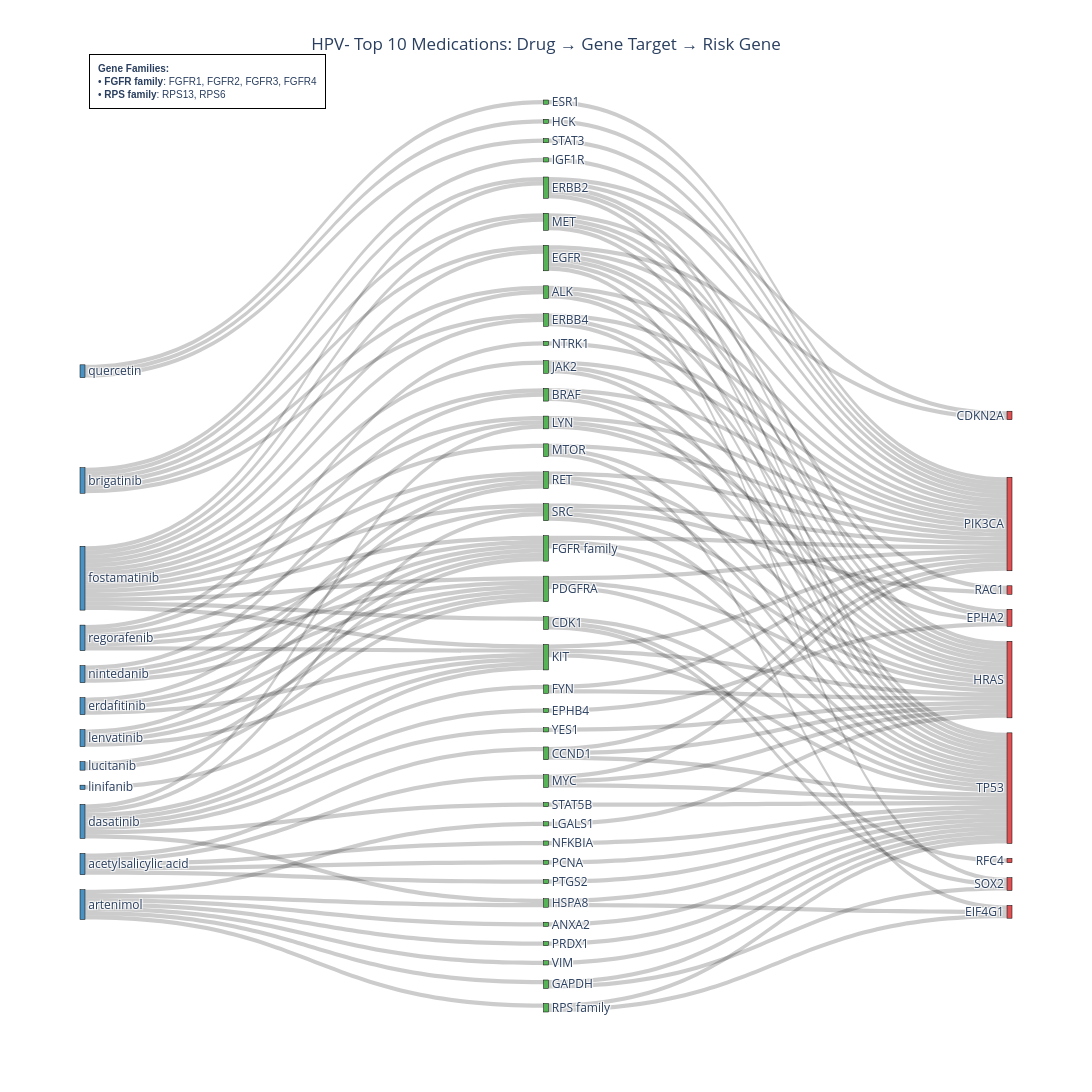
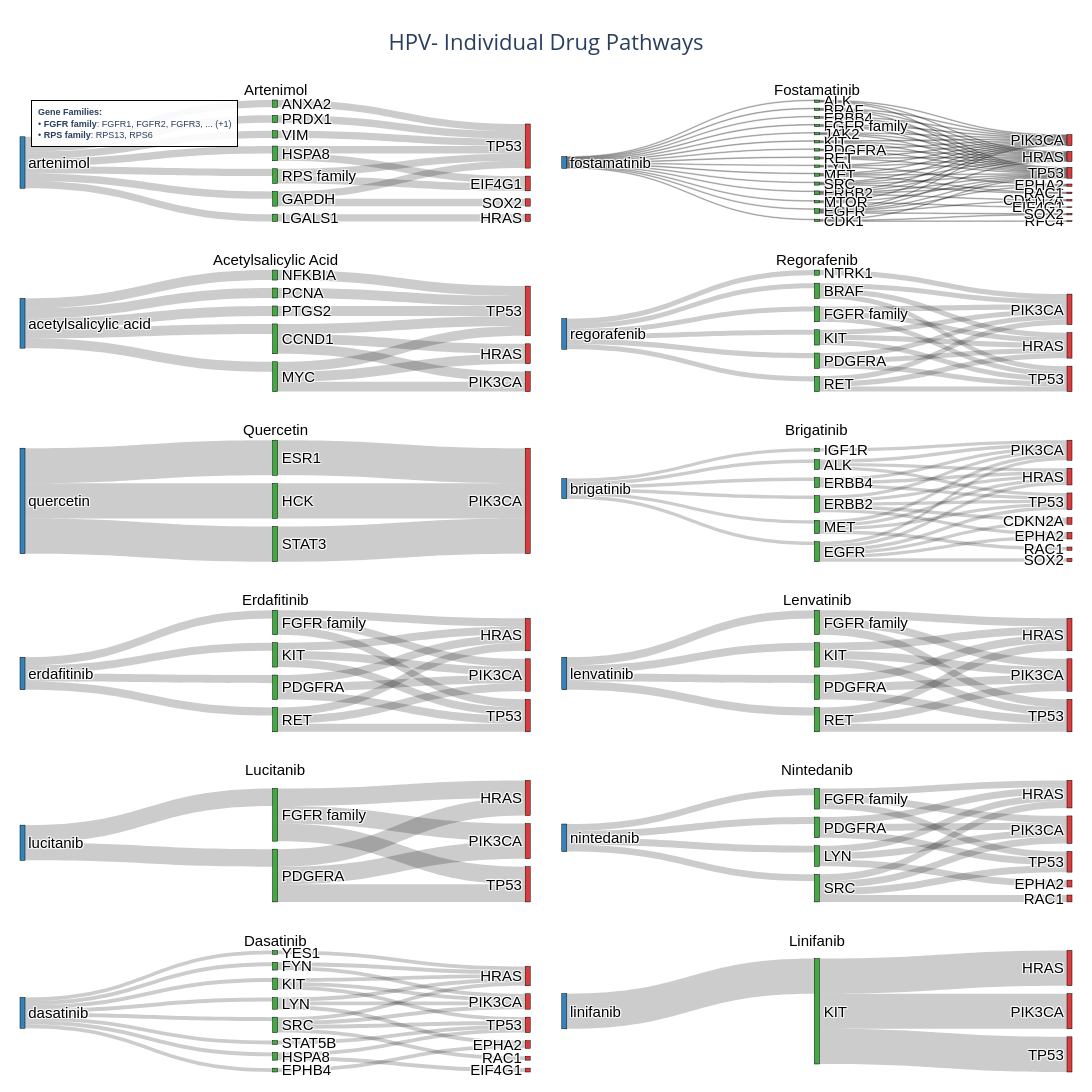

The notebook cell saved with these charts, in order:
### Markdown cell above
### HPV- Top 10 with Required Drugs

### Code cell
# HPV- cohort: Top 10 drugs, ensure artenimol and fostamatinib are included
results_hpv_neg = create_sankey_diagrams(
    cohort='HPV-',
    top_n=10,
    required_drugs=['artenimol', 'fostamatinib', 'acetylsalicylic acid', 'regorafenib', 'quercetin','brigatinib', 'erdafitinib', 'lenvatinib', 'lucitanib', 'nintedanib', 'dasatinib', 'linifanib'],
    show_combined=True,
    show_individual=True,
    article_threshold=0
)

### Figure 1 — Plotly figure (JSON) as saved in the notebook; plotly's stock layout.template omitted (floating-point values rounded to 4 significant figures; data arrays with more than 128 entries replaced by an {"elided": "..."} marker saying what was removed)
{"data": [{"link": {"color": "rgba(0, 0, 0, 0.2)", "source": {"elided": "146 int values"}, "target": {"elided": "146 int values"}, "value": {"elided": "146 int values"}}, "node": {"color": ["rgba(44, 160, 44, 0.8)", "rgba(44, 160, 44, 0.8)", "rgba(44, 160, 44, 0.8)", "rgba(44, 160, 44, 0.8)", "rgba(44, 160, 44, 0.8)", "rgba(214, 39, 40, 0.8)", "rgba(44, 160, 44, 0.8)", "rgba(214, 39, 40, 0.8)", "rgba(214, 39, 40, 0.8)", "rgba(44, 160, 44, 0.8)", "rgba(44, 160, 44, 0.8)", "rgba(44, 160, 44, 0.8)", "rgba(44, 160, 44, 0.8)", "rgba(44, 160, 44, 0.8)", "rgba(44, 160, 44, 0.8)", "rgba(44, 160, 44, 0.8)", "rgba(44, 160, 44, 0.8)", "rgba(214, 39, 40, 0.8)", "rgba(44, 160, 44, 0.8)", "rgba(44, 160, 44, 0.8)", "rgba(44, 160, 44, 0.8)", "rgba(44, 160, 44, 0.8)", "rgba(44, 160, 44, 0.8)", "rgba(44, 160, 44, 0.8)", "rgba(44, 160, 44, 0.8)", "rgba(44, 160, 44, 0.8)", "rgba(44, 160, 44, 0.8)", "rgba(44, 160, 44, 0.8)", "rgba(44, 160, 44, 0.8)", "rgba(44, 160, 44, 0.8)", "rgba(44, 160, 44, 0.8)", "rgba(214, 39, 40, 0.8)", "rgba(44, 160, 44, 0.8)", "rgba(44, 160, 44, 0.8)", "rgba(214, 39, 40, 0.8)", "rgba(44, 160, 44, 0.8)", "rgba(214, 39, 40, 0.8)", "rgba(44, 160, 44, 0.8)", "rgba(214, 39, 40, 0.8)", "rgba(44, 160, 44, 0.8)", "rgba(44, 160, 44, 0.8)", "rgba(44, 160, 44, 0.8)", "rgba(214, 39, 40, 0.8)", "rgba(44, 160, 44, 0.8)", "rgba(44, 160, 44, 0.8)", "rgba(31, 119, 180, 0.8)", "rgba(31, 119, 180, 0.8)", "rgba(31, 119, 180, 0.8)", "rgba(31, 119, 180, 0.8)", "rgba(31, 119, 180, 0.8)", "rgba(31, 119, 180, 0.8)", "rgba(31, 119, 180, 0.8)", "rgba(31, 119, 180, 0.8)", "rgba(31, 119, 180, 0.8)", "rgba(31, 119, 180, 0.8)", "rgba(31, 119, 180, 0.8)", "rgba(31, 119, 180, 0.8)"], "label": ["ALK", "ANXA2", "BRAF", "CCND1", "CDK1", "CDKN2A", "EGFR", "EIF4G1", "EPHA2", "EPHB4", "ERBB2", "ERBB4", "ESR1", "FGFR family", "FYN", "GAPDH", "HCK", "HRAS", "HSPA8", "IGF1R", "JAK2", "KIT", "LGALS1", "LYN", "MET", "MTOR", "MYC", "NFKBIA", "NTRK1", "PCNA", "PDGFRA", "PIK3CA", "PRDX1", "PTGS2", "RAC1", "RET", "RFC4", "RPS family", "SOX2", "SRC", "STAT3", "STAT5B", "TP53", "VIM", "YES1", "acetylsalicylic acid", "artenimol", "brigatinib", "dasatinib", "erdafitinib", "fostamatinib", "lenvatinib", "linifanib", "lucitanib", "nintedanib", "quercetin", "regorafenib"], "line": {"color": "black", "width": 0.5}, "pad": 15, "thickness": 5, "x": [0.5, 0.5, 0.5, 0.5, 0.5, 0.999, 0.5, 0.999, 0.999, 0.5, 0.5, 0.5, 0.5, 0.5, 0.5, 0.5, 0.5, 0.999, 0.5, 0.5, 0.5, 0.5, 0.5, 0.5, 0.5, 0.5, 0.5, 0.5, 0.5, 0.5, 0.5, 0.999, 0.5, 0.5, 0.999, 0.5, 0.999, 0.5, 0.999, 0.5, 0.5, 0.5, 0.999, 0.5, 0.5, 0.001, 0.001, 0.001, 0.001, 0.001, 0.001, 0.001, 0.001, 0.001, 0.001, 0.001, 0.001]}, "type": "sankey"}], "layout": {"annotations": [{"align": "left", "bgcolor": "rgba(255, 255, 255, 0.9)", "bordercolor": "black", "borderpad": 8, "borderwidth": 1, "font": {"family": "Arial", "size": 10}, "showarrow": false, "text": "<b>Gene Families:</b><br>• <b>FGFR family</b>: FGFR1, FGFR2, FGFR3, FGFR4<br>• <b>RPS family</b>: RPS13, RPS6", "x": 0.01, "xanchor": "left", "xref": "paper", "y": 1.05, "yanchor": "top", "yref": "paper"}], "font": {"size": 12}, "height": 1400, "title": {"text": "HPV- Top 10 Medications: Drug → Gene Target → Risk Gene", "x": 0.5, "xanchor": "center"}, "width": 2400}}

### Figure 2 — Plotly figure (JSON) as saved in the notebook; plotly's stock layout.template omitted (floating-point values rounded to 4 significant figures)
{"data": [{"arrangement": "snap", "domain": {"x": [0, 0.485], "y": [0.875, 1]}, "link": {"color": "rgba(0, 0, 0, 0.2)", "source": [0, 0, 0, 0, 0, 0, 0, 3, 3, 6, 6, 2, 2, 7, 4, 5, 1], "target": [3, 6, 2, 7, 4, 5, 1, 11, 8, 11, 8, 11, 10, 11, 9, 11, 11], "value": [1, 1, 1, 1, 1, 1, 1, 1, 1, 1, 1, 1, 1, 1, 1, 1, 1]}, "node": {"color": ["rgba(31, 119, 180, 0.9)", "rgba(44, 160, 44, 0.9)", "rgba(44, 160, 44, 0.9)", "rgba(44, 160, 44, 0.9)", "rgba(44, 160, 44, 0.9)", "rgba(44, 160, 44, 0.9)", "rgba(44, 160, 44, 0.9)", "rgba(44, 160, 44, 0.9)", "rgba(214, 39, 40, 0.9)", "rgba(214, 39, 40, 0.9)", "rgba(214, 39, 40, 0.9)", "rgba(214, 39, 40, 0.9)"], "label": ["artenimol", "ANXA2", "GAPDH", "HSPA8", "LGALS1", "PRDX1", "RPS family", "VIM", "EIF4G1", "HRAS", "SOX2", "TP53"], "line": {"color": "black", "width": 0.5}, "pad": 8, "thickness": 5}, "textfont": {"color": "black", "family": "Arial", "size": 15}, "type": "sankey", "valueformat": ".0f"}, {"arrangement": "snap", "domain": {"x": [0.515, 1], "y": [0.875, 1]}, "link": {"color": "rgba(0, 0, 0, 0.2)", "source": [0, 0, 0, 0, 0, 0, 0, 0, 0, 0, 0, 0, 0, 0, 0, 6, 5, 5, 11, 1, 4, 4, 7, 9, 14, 13, 10, 15, 2, 2, 9, 14, 13, 1, 1, 3, 3, 3, 13, 10, 10, 2, 7, 7, 5, 5, 5, 11, 11, 11, 14, 6, 6, 15, 15, 15, 9, 8, 8, 8, 12, 12, 12, 4, 4, 4, 4], "target": [1, 3, 13, 10, 2, 7, 5, 11, 14, 6, 15, 9, 8, 12, 4, 20, 16, 20, 20, 20, 16, 20, 20, 20, 20, 20, 20, 20, 24, 20, 24, 24, 24, 24, 19, 24, 23, 22, 19, 19, 18, 19, 24, 19, 24, 19, 18, 21, 24, 19, 19, 24, 19, 21, 24, 19, 19, 24, 19, 20, 24, 17, 20, 24, 19, 23, 18], "value": [1, 1, 1, 1, 1, 1, 1, 1, 1, 1, 1, 1, 1, 1, 1, 1, 1, 1, 1, 1, 1, 1, 1, 1, 1, 1, 1, 1, 1, 1, 1, 1, 1, 1, 1, 1, 1, 1, 1, 1, 1, 1, 1, 1, 1, 1, 1, 1, 1, 1, 1, 1, 1, 1, 1, 1, 1, 1, 1, 1, 1, 1, 1, 1, 1, 1, 1]}, "node": {"color": ["rgba(31, 119, 180, 0.9)", "rgba(44, 160, 44, 0.9)", "rgba(44, 160, 44, 0.9)", "rgba(44, 160, 44, 0.9)", "rgba(44, 160, 44, 0.9)", "rgba(44, 160, 44, 0.9)", "rgba(44, 160, 44, 0.9)", "rgba(44, 160, 44, 0.9)", "rgba(44, 160, 44, 0.9)", "rgba(44, 160, 44, 0.9)", "rgba(44, 160, 44, 0.9)", "rgba(44, 160, 44, 0.9)", "rgba(44, 160, 44, 0.9)", "rgba(44, 160, 44, 0.9)", "rgba(44, 160, 44, 0.9)", "rgba(44, 160, 44, 0.9)", "rgba(214, 39, 40, 0.9)", "rgba(214, 39, 40, 0.9)", "rgba(214, 39, 40, 0.9)", "rgba(214, 39, 40, 0.9)", "rgba(214, 39, 40, 0.9)", "rgba(214, 39, 40, 0.9)", "rgba(214, 39, 40, 0.9)", "rgba(214, 39, 40, 0.9)", "rgba(214, 39, 40, 0.9)"], "label": ["fostamatinib", "ALK", "BRAF", "CDK1", "EGFR", "ERBB2", "ERBB4", "FGFR family", "JAK2", "KIT", "LYN", "MET", "MTOR", "PDGFRA", "RET", "SRC", "CDKN2A", "EIF4G1", "EPHA2", "HRAS", "PIK3CA", "RAC1", "RFC4", "SOX2", "TP53"], "line": {"color": "black", "width": 0.5}, "pad": 8, "thickness": 5}, "textfont": {"color": "black", "family": "Arial", "size": 15}, "type": "sankey", "valueformat": ".0f"}, {"arrangement": "snap", "domain": {"x": [0, 0.485], "y": [0.7, 0.825]}, "link": {"color": "rgba(0, 0, 0, 0.2)", "source": [0, 0, 0, 0, 0, 4, 1, 1, 1, 5, 2, 2, 2, 3], "target": [4, 1, 5, 2, 3, 8, 8, 6, 7, 8, 8, 6, 7, 8], "value": [1, 1, 1, 1, 1, 1, 1, 1, 1, 1, 1, 1, 1, 1]}, "node": {"color": ["rgba(31, 119, 180, 0.9)", "rgba(44, 160, 44, 0.9)", "rgba(44, 160, 44, 0.9)", "rgba(44, 160, 44, 0.9)", "rgba(44, 160, 44, 0.9)", "rgba(44, 160, 44, 0.9)", "rgba(214, 39, 40, 0.9)", "rgba(214, 39, 40, 0.9)", "rgba(214, 39, 40, 0.9)"], "label": ["acetylsalicylic acid", "CCND1", "MYC", "NFKBIA", "PCNA", "PTGS2", "HRAS", "PIK3CA", "TP53"], "line": {"color": "black", "width": 0.5}, "pad": 8, "thickness": 5}, "textfont": {"color": "black", "family": "Arial", "size": 15}, "type": "sankey", "valueformat": ".0f"}, {"arrangement": "snap", "domain": {"x": [0.515, 1], "y": [0.7, 0.825]}, "link": {"color": "rgba(0, 0, 0, 0.2)", "source": [0, 0, 0, 0, 0, 0, 2, 3, 6, 5, 4, 1, 1, 3, 6, 5, 5, 1, 2, 2, 6, 3], "target": [4, 1, 2, 3, 6, 5, 8, 8, 8, 8, 8, 9, 8, 9, 9, 9, 7, 7, 9, 7, 7, 7], "value": [1, 1, 1, 1, 1, 1, 1, 1, 1, 1, 1, 1, 1, 1, 1, 1, 1, 1, 1, 1, 1, 1]}, "node": {"color": ["rgba(31, 119, 180, 0.9)", "rgba(44, 160, 44, 0.9)", "rgba(44, 160, 44, 0.9)", "rgba(44, 160, 44, 0.9)", "rgba(44, 160, 44, 0.9)", "rgba(44, 160, 44, 0.9)", "rgba(44, 160, 44, 0.9)", "rgba(214, 39, 40, 0.9)", "rgba(214, 39, 40, 0.9)", "rgba(214, 39, 40, 0.9)"], "label": ["regorafenib", "BRAF", "FGFR family", "KIT", "NTRK1", "PDGFRA", "RET", "HRAS", "PIK3CA", "TP53"], "line": {"color": "black", "width": 0.5}, "pad": 8, "thickness": 5}, "textfont": {"color": "black", "family": "Arial", "size": 15}, "type": "sankey", "valueformat": ".0f"}, {"arrangement": "snap", "domain": {"x": [0, 0.485], "y": [0.525, 0.65]}, "link": {"color": "rgba(0, 0, 0, 0.2)", "source": [0, 0, 0, 2, 3, 1], "target": [2, 3, 1, 4, 4, 4], "value": [1, 1, 1, 1, 1, 1]}, "node": {"color": ["rgba(31, 119, 180, 0.9)", "rgba(44, 160, 44, 0.9)", "rgba(44, 160, 44, 0.9)", "rgba(44, 160, 44, 0.9)", "rgba(214, 39, 40, 0.9)"], "label": ["quercetin", "ESR1", "HCK", "STAT3", "PIK3CA"], "line": {"color": "black", "width": 0.5}, "pad": 8, "thickness": 5}, "textfont": {"color": "black", "family": "Arial", "size": 15}, "type": "sankey", "valueformat": ".0f"}, {"arrangement": "snap", "domain": {"x": [0.515, 1], "y": [0.525, 0.65]}, "link": {"color": "rgba(0, 0, 0, 0.2)", "source": [0, 0, 0, 0, 0, 0, 4, 3, 3, 6, 1, 5, 2, 2, 1, 1, 3, 3, 3, 6, 6, 6, 4, 4, 2, 2, 2, 2], "target": [4, 3, 6, 1, 5, 2, 10, 7, 10, 10, 10, 10, 7, 10, 13, 9, 13, 9, 8, 11, 13, 9, 13, 9, 13, 9, 12, 8], "value": [1, 1, 1, 1, 1, 1, 1, 1, 1, 1, 1, 1, 1, 1, 1, 1, 1, 1, 1, 1, 1, 1, 1, 1, 1, 1, 1, 1]}, "node": {"color": ["rgba(31, 119, 180, 0.9)", "rgba(44, 160, 44, 0.9)", "rgba(44, 160, 44, 0.9)", "rgba(44, 160, 44, 0.9)", "rgba(44, 160, 44, 0.9)", "rgba(44, 160, 44, 0.9)", "rgba(44, 160, 44, 0.9)", "rgba(214, 39, 40, 0.9)", "rgba(214, 39, 40, 0.9)", "rgba(214, 39, 40, 0.9)", "rgba(214, 39, 40, 0.9)", "rgba(214, 39, 40, 0.9)", "rgba(214, 39, 40, 0.9)", "rgba(214, 39, 40, 0.9)"], "label": ["brigatinib", "ALK", "EGFR", "ERBB2", "ERBB4", "IGF1R", "MET", "CDKN2A", "EPHA2", "HRAS", "PIK3CA", "RAC1", "SOX2", "TP53"], "line": {"color": "black", "width": 0.5}, "pad": 8, "thickness": 5}, "textfont": {"color": "black", "family": "Arial", "size": 15}, "type": "sankey", "valueformat": ".0f"}, {"arrangement": "snap", "domain": {"x": [0, 0.485], "y": [0.35, 0.475]}, "link": {"color": "rgba(0, 0, 0, 0.2)", "source": [0, 0, 0, 0, 1, 2, 4, 3, 2, 4, 3, 3, 1, 1, 4, 2], "target": [1, 2, 4, 3, 6, 6, 6, 6, 7, 7, 7, 5, 7, 5, 5, 5], "value": [1, 1, 1, 1, 1, 1, 1, 1, 1, 1, 1, 1, 1, 1, 1, 1]}, "node": {"color": ["rgba(31, 119, 180, 0.9)", "rgba(44, 160, 44, 0.9)", "rgba(44, 160, 44, 0.9)", "rgba(44, 160, 44, 0.9)", "rgba(44, 160, 44, 0.9)", "rgba(214, 39, 40, 0.9)", "rgba(214, 39, 40, 0.9)", "rgba(214, 39, 40, 0.9)"], "label": ["erdafitinib", "FGFR family", "KIT", "PDGFRA", "RET", "HRAS", "PIK3CA", "TP53"], "line": {"color": "black", "width": 0.5}, "pad": 8, "thickness": 5}, "textfont": {"color": "black", "family": "Arial", "size": 15}, "type": "sankey", "valueformat": ".0f"}, {"arrangement": "snap", "domain": {"x": [0.515, 1], "y": [0.35, 0.475]}, "link": {"color": "rgba(0, 0, 0, 0.2)", "source": [0, 0, 0, 0, 1, 2, 4, 3, 2, 4, 3, 3, 1, 1, 4, 2], "target": [1, 2, 4, 3, 6, 6, 6, 6, 7, 7, 7, 5, 7, 5, 5, 5], "value": [1, 1, 1, 1, 1, 1, 1, 1, 1, 1, 1, 1, 1, 1, 1, 1]}, "node": {"color": ["rgba(31, 119, 180, 0.9)", "rgba(44, 160, 44, 0.9)", "rgba(44, 160, 44, 0.9)", "rgba(44, 160, 44, 0.9)", "rgba(44, 160, 44, 0.9)", "rgba(214, 39, 40, 0.9)", "rgba(214, 39, 40, 0.9)", "rgba(214, 39, 40, 0.9)"], "label": ["lenvatinib", "FGFR family", "KIT", "PDGFRA", "RET", "HRAS", "PIK3CA", "TP53"], "line": {"color": "black", "width": 0.5}, "pad": 8, "thickness": 5}, "textfont": {"color": "black", "family": "Arial", "size": 15}, "type": "sankey", "valueformat": ".0f"}, {"arrangement": "snap", "domain": {"x": [0, 0.485], "y": [0.175, 0.3]}, "link": {"color": "rgba(0, 0, 0, 0.2)", "source": [0, 0, 1, 2, 2, 2, 1, 1], "target": [1, 2, 4, 4, 5, 3, 5, 3], "value": [1, 1, 1, 1, 1, 1, 1, 1]}, "node": {"color": ["rgba(31, 119, 180, 0.9)", "rgba(44, 160, 44, 0.9)", "rgba(44, 160, 44, 0.9)", "rgba(214, 39, 40, 0.9)", "rgba(214, 39, 40, 0.9)", "rgba(214, 39, 40, 0.9)"], "label": ["lucitanib", "FGFR family", "PDGFRA", "HRAS", "PIK3CA", "TP53"], "line": {"color": "black", "width": 0.5}, "pad": 8, "thickness": 5}, "textfont": {"color": "black", "family": "Arial", "size": 15}, "type": "sankey", "valueformat": ".0f"}, {"arrangement": "snap", "domain": {"x": [0.515, 1], "y": [0.175, 0.3]}, "link": {"color": "rgba(0, 0, 0, 0.2)", "source": [0, 0, 0, 0, 1, 3, 2, 4, 3, 3, 2, 2, 1, 1, 4, 4, 4], "target": [2, 1, 4, 3, 7, 7, 7, 7, 9, 6, 6, 5, 9, 6, 8, 9, 6], "value": [1, 1, 1, 1, 1, 1, 1, 1, 1, 1, 1, 1, 1, 1, 1, 1, 1]}, "node": {"color": ["rgba(31, 119, 180, 0.9)", "rgba(44, 160, 44, 0.9)", "rgba(44, 160, 44, 0.9)", "rgba(44, 160, 44, 0.9)", "rgba(44, 160, 44, 0.9)", "rgba(214, 39, 40, 0.9)", "rgba(214, 39, 40, 0.9)", "rgba(214, 39, 40, 0.9)", "rgba(214, 39, 40, 0.9)", "rgba(214, 39, 40, 0.9)"], "label": ["nintedanib", "FGFR family", "LYN", "PDGFRA", "SRC", "EPHA2", "HRAS", "PIK3CA", "RAC1", "TP53"], "line": {"color": "black", "width": 0.5}, "pad": 8, "thickness": 5}, "textfont": {"color": "black", "family": "Arial", "size": 15}, "type": "sankey", "valueformat": ".0f"}, {"arrangement": "snap", "domain": {"x": [0, 0.485], "y": [0, 0.125]}, "link": {"color": "rgba(0, 0, 0, 0.2)", "source": [0, 0, 0, 0, 0, 0, 0, 0, 4, 5, 6, 4, 1, 5, 5, 2, 2, 8, 6, 6, 6, 4, 3, 7, 3], "target": [3, 7, 5, 8, 1, 2, 6, 4, 12, 12, 12, 14, 10, 11, 10, 11, 12, 11, 13, 14, 11, 11, 14, 14, 9], "value": [1, 1, 1, 1, 1, 1, 1, 1, 1, 1, 1, 1, 1, 1, 1, 1, 1, 1, 1, 1, 1, 1, 1, 1, 1]}, "node": {"color": ["rgba(31, 119, 180, 0.9)", "rgba(44, 160, 44, 0.9)", "rgba(44, 160, 44, 0.9)", "rgba(44, 160, 44, 0.9)", "rgba(44, 160, 44, 0.9)", "rgba(44, 160, 44, 0.9)", "rgba(44, 160, 44, 0.9)", "rgba(44, 160, 44, 0.9)", "rgba(44, 160, 44, 0.9)", "rgba(214, 39, 40, 0.9)", "rgba(214, 39, 40, 0.9)", "rgba(214, 39, 40, 0.9)", "rgba(214, 39, 40, 0.9)", "rgba(214, 39, 40, 0.9)", "rgba(214, 39, 40, 0.9)"], "label": ["dasatinib", "EPHB4", "FYN", "HSPA8", "KIT", "LYN", "SRC", "STAT5B", "YES1", "EIF4G1", "EPHA2", "HRAS", "PIK3CA", "RAC1", "TP53"], "line": {"color": "black", "width": 0.5}, "pad": 8, "thickness": 5}, "textfont": {"color": "black", "family": "Arial", "size": 15}, "type": "sankey", "valueformat": ".0f"}, {"arrangement": "snap", "domain": {"x": [0.515, 1], "y": [0, 0.125]}, "link": {"color": "rgba(0, 0, 0, 0.2)", "source": [0, 1, 1, 1], "target": [1, 3, 4, 2], "value": [1, 1, 1, 1]}, "node": {"color": ["rgba(31, 119, 180, 0.9)", "rgba(44, 160, 44, 0.9)", "rgba(214, 39, 40, 0.9)", "rgba(214, 39, 40, 0.9)", "rgba(214, 39, 40, 0.9)"], "label": ["linifanib", "KIT", "HRAS", "PIK3CA", "TP53"], "line": {"color": "black", "width": 0.5}, "pad": 8, "thickness": 5}, "textfont": {"color": "black", "family": "Arial", "size": 15}, "type": "sankey", "valueformat": ".0f"}], "layout": {"annotations": [{"font": {"color": "black", "family": "Arial", "size": 15}, "showarrow": false, "text": "Artenimol", "x": 0.2425, "xanchor": "center", "xref": "paper", "y": 1, "yanchor": "bottom", "yref": "paper"}, {"font": {"color": "black", "family": "Arial", "size": 15}, "showarrow": false, "text": "Fostamatinib", "x": 0.7575, "xanchor": "center", "xref": "paper", "y": 1, "yanchor": "bottom", "yref": "paper"}, {"font": {"color": "black", "family": "Arial", "size": 15}, "showarrow": false, "text": "Acetylsalicylic Acid", "x": 0.2425, "xanchor": "center", "xref": "paper", "y": 0.825, "yanchor": "bottom", "yref": "paper"}, {"font": {"color": "black", "family": "Arial", "size": 15}, "showarrow": false, "text": "Regorafenib", "x": 0.7575, "xanchor": "center", "xref": "paper", "y": 0.825, "yanchor": "bottom", "yref": "paper"}, {"font": {"color": "black", "family": "Arial", "size": 15}, "showarrow": false, "text": "Quercetin", "x": 0.2425, "xanchor": "center", "xref": "paper", "y": 0.65, "yanchor": "bottom", "yref": "paper"}, {"font": {"color": "black", "family": "Arial", "size": 15}, "showarrow": false, "text": "Brigatinib", "x": 0.7575, "xanchor": "center", "xref": "paper", "y": 0.65, "yanchor": "bottom", "yref": "paper"}, {"font": {"color": "black", "family": "Arial", "size": 15}, "showarrow": false, "text": "Erdafitinib", "x": 0.2425, "xanchor": "center", "xref": "paper", "y": 0.475, "yanchor": "bottom", "yref": "paper"}, {"font": {"color": "black", "family": "Arial", "size": 15}, "showarrow": false, "text": "Lenvatinib", "x": 0.7575, "xanchor": "center", "xref": "paper", "y": 0.475, "yanchor": "bottom", "yref": "paper"}, {"font": {"color": "black", "family": "Arial", "size": 15}, "showarrow": false, "text": "Lucitanib", "x": 0.2425, "xanchor": "center", "xref": "paper", "y": 0.3, "yanchor": "bottom", "yref": "paper"}, {"font": {"color": "black", "family": "Arial", "size": 15}, "showarrow": false, "text": "Nintedanib", "x": 0.7575, "xanchor": "center", "xref": "paper", "y": 0.3, "yanchor": "bottom", "yref": "paper"}, {"font": {"color": "black", "family": "Arial", "size": 15}, "showarrow": false, "text": "Dasatinib", "x": 0.2425, "xanchor": "center", "xref": "paper", "y": 0.125, "yanchor": "bottom", "yref": "paper"}, {"font": {"color": "black", "family": "Arial", "size": 15}, "showarrow": false, "text": "Linifanib", "x": 0.7575, "xanchor": "center", "xref": "paper", "y": 0.125, "yanchor": "bottom", "yref": "paper"}, {"align": "left", "bgcolor": "rgba(255, 255, 255, 0.9)", "bordercolor": "black", "borderpad": 6, "borderwidth": 1, "font": {"family": "Arial", "size": 9}, "showarrow": false, "text": "<b>Gene Families:</b><br>• <b>FGFR family</b>: FGFR1, FGFR2, FGFR3, ... (+1)<br>• <b>RPS family</b>: RPS13, RPS6", "x": 0.01, "xanchor": "left", "xref": "paper", "y": 1, "yanchor": "top", "yref": "paper"}], "font": {"size": 14}, "height": 2200, "margin": {"b": 20, "l": 20, "r": 20, "t": 100}, "showlegend": false, "title": {"font": {"size": 22}, "text": "HPV- Individual Drug Pathways<br>", "x": 0.5, "xanchor": "center"}, "width": 2000}}
